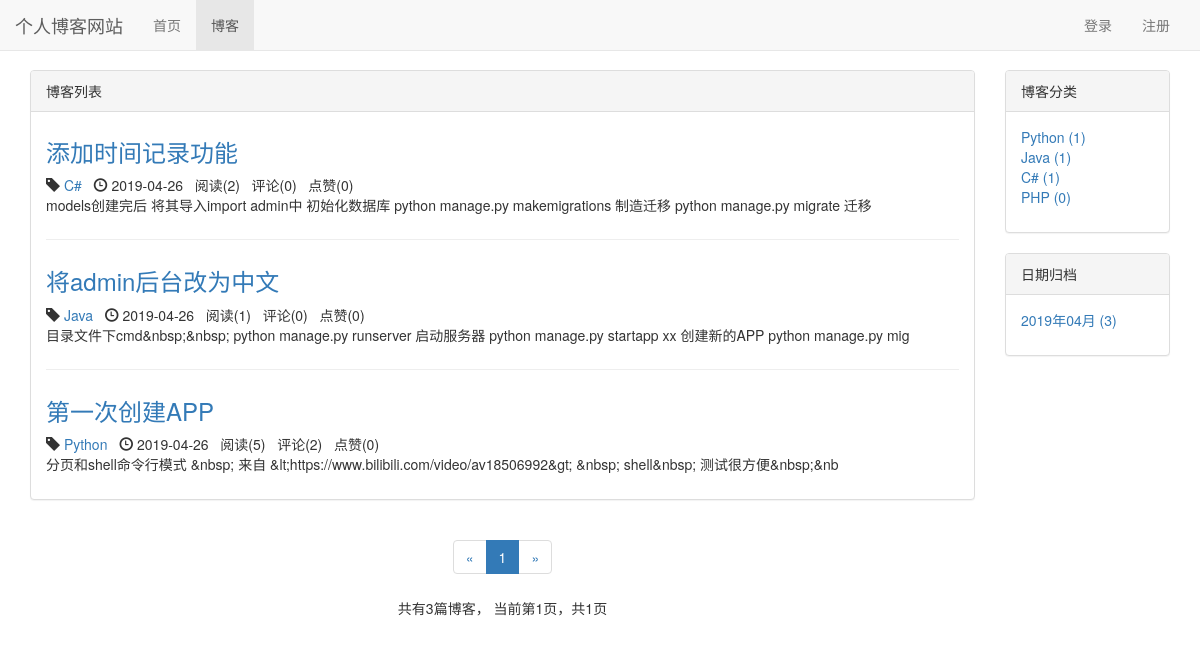
Screenshot of /blog/ with the database file from the repository.
### blog/models.py (models this page shows, shortened)
class Blog(models.Model, ReadNumExpandMethod):
    title = models.CharField(max_length=50)
    blog_type = models.ForeignKey(BlogType, on_delete=models.CASCADE)
    content = RichTextUploadingField()
    author = models.ForeignKey(User, on_delete=models.CASCADE)
    read_details = GenericRelation(ReadDetail)
    created_time = models.DateTimeField(auto_now_add=True)
    last_updated_time = models.DateTimeField(auto_now=True)
    class Meta:
        ordering = ['-created_time']

class BlogType(models.Model):
    type_name = models.CharField(max_length=15)
    def __str__(self):
        return self.type_name

### read_statistics/models.py (models this page shows)
class ReadNum(models.Model):
    read_num = models.IntegerField(default=0)
    content_type = models.ForeignKey(ContentType, on_delete=models.CASCADE)
    object_id = models.PositiveIntegerField()
    content_object = GenericForeignKey('content_type', 'object_id')

### likes/models.py (models this page shows)
class LikeCount(models.Model):
    content_type = models.ForeignKey(ContentType, on_delete=models.CASCADE)
    object_id = models.PositiveIntegerField()
    content_object = GenericForeignKey('content_type', 'object_id')
    liked_num = models.IntegerField(default=0)

### blog/views.py (the view)
# urls.py: path('', views.blog_list, name='blog_list'),
def blog_list(request):
    blogs_all_list = Blog.objects.all()
    context = get_blog_list_common_data(request, blogs_all_list)
    return render(request, 'blog/blog_list.html', context)

### comment/templatetags/comment_tags.py (called while the page is built)
@register.simple_tag
def get_comment_count(obj):
    content_type = ContentType.objects.get_for_model(obj)
    return Comment.objects.filter(content_type=content_type, object_id=obj.pk).count()

### likes/templatetags/likes_tags.py (called while the page is built)
@register.simple_tag
def get_like_count(obj):
    content_type = ContentType.objects.get_for_model(obj)
    like_count, created = LikeCount.objects.get_or_create(content_type=content_type, object_id=obj.pk)
    return like_count.liked_num

### read_statistics/models.py (called while the page is built)
    def get_read_num(self):
        try:
            ct = ContentType.objects.get_for_model(self)
            readnum = ReadNum.objects.get(content_type=ct, object_id=self.pk)
            return readnum.read_num
        except exceptions.ObjectDoesNotExist:
            return 0

### user/context_processors.py (called while the page is built)
def login_modal_form(request):
    return {'login_modal_form': LoginForm()}

### blog/templates/blog/blog_list.html (shortened to what this page needs)
{% extends 'base.html' %}
{% block nav_blog_active %}active{% endblock %}
{% load staticfiles %}
{% load comment_tags %}
{% load likes_tags %}
{% block header_extends %}
    <link rel="stylesheet" href="{% static 'blog/blog.css' %}">
{% endblock %}
{% block content %}
    <div class="container">
        <div class="row">
            <div class="col-xs-12 col-sm-8 col-md-9 col-lg-10">
                <div class="panel panel-default">
                    <div class="panel-heading">{% block blog_list_title %}博客列表{% endblock %}</div>
                    <div class="panel-body">
                        {% for blog in blogs %}
                            <div class="blog">
                                <h3><a href="{% url 'blog_detail' blog.pk %}">{{ blog.title }}</a></h3>
                                <p class="blog-info">
                                    <span class="glyphicon glyphicon-tag"></span> <a href="{% url 'blogs_with_type' blog.blog_type.pk %}">{{ blog.blog_type }}</a>&nbsp;&nbsp;
                                    <span class="glyphicon glyphicon-time"></span> {{ blog.created_time|date:"Y-m-d" }}&nbsp;&nbsp;
                                    阅读({{ blog.get_read_num }})&nbsp;&nbsp;
                                    评论({% get_comment_count blog %})&nbsp;&nbsp;
                                    点赞({% get_like_count blog %})
                                </p>
                                <p>{{ blog.content|striptags|truncatechars:120 }}</p>
                            </div>
                        {% empty %}
                            <div class="blog">
                                <h3>暂无博客，敬请期待</h3>
                            </div>
                        {% endfor %}
                    </div>
                </div>
                <div class="paginator">
                    <ul class="pagination">
                        <li>
                            {% if page_of_blogs.has_previous %}
                                <a href="?page={{ page_of_blogs.previous_page_number }}" aria-label="Previous">
                                    <span aria-hidden="true">&laquo;</span>
                                </a>
                            {% else %}
                                <span aria-hidden="true">&laquo;</span>
                            {% endif %}
                        </li>
                        {% for page_num in page_range %}
                            {% if page_num == page_of_blogs.number %}
                                <li class="active"><span>{{ page_num }}</span></li>
                            {% else %}
                                {% if page_num == '...' %}
                                    <li><span>{{ page_num }}</span></li>
                                {% else %}
                                    <li><a href="?page={{ page_num }}">{{ page_num }}</a></li>
                                {% endif %}
                            {% endif %}
                        {% endfor %}
                        <li>
                            {% if page_of_blogs.has_next %}
                                <a href="?page={{ page_of_blogs.next_page_number }}" aria-label="Next">
                                    <span aria-hidden="true">&raquo;</span>
                                </a>
                            {% else %}
                                <span aria-hidden="true">&raquo;</span>
                            {% endif %}
                        </li>
                    </ul>
                    <p>
                        共有{{ page_of_blogs.paginator.count }}篇博客，
                        当前第{{ page_of_blogs.number }}页，共{{ page_of_blogs.paginator.num_pages }}页
                    </p>
                </div>
            </div>
            <div class="hidden-xs col-sm-4 col-md-3 col-lg-2">
                <div class="panel panel-default">
                    <div class="panel-heading">博客分类</div>
                    <div class="panel-body">
                        <ul class="blog-types">
                            {% for blog_type in blog_types %}
                                <li>
                                    <a href="{% url 'blogs_with_type' blog_type.pk %}">
                                        {{ blog_type.type_name }} ({{ blog_type.blog_count }})
                                    </a>
                                </li>
                            {% empty %}
                                <li>暂无分类</li>
                            {% endfor %}
                        </ul>
                    </div>
                </div>
                <div class="panel panel-default">
                    <div class="panel-heading">日期归档</div>
                    <div class="panel-body">
                        <ul>
                            {% for blog_date, blog_count in blog_dates.items %}
                                <li>
                                    <a href="{% url 'blogs_with_date' blog_date.year blog_date.month %}">
                                        {{ blog_date|date:"Y年m月" }} ({{ blog_count }})
                                    </a>
                                </li>
                            {% endfor %}
                        </ul>
                    </div>
                </div>
            </div>
        </div>
    </div>
{% endblock %}

### static/base.css (style rules this page uses)
* { margin: 0; padding: 0; }
body { margin-top: 70px!important; }
ul { list-style-type: none!important; }

### blog/static/blog/blog.css (style rules this page uses)
ul.blog-types { list-style-type: none; }
div.blog:not(:last-child) { margin-bottom: 2em; padding-bottom: 1em; border-bottom: 1px solid #eee; }
div.blog h3 { margin-top: 0.5em; }
div.blog p.blog-info { margin-bottom: 0; }
div.paginator { text-align: center; }

### rows the page displays
Blog: title "添加时间记录功能", blog_type "C#", created_time "2019-04-26", get_read_num "2", id "0", id.liked_num "0", content "models创建完后 将其导入import admin中 初始化数据库 python manage.py makemigrations 制造迁移 python manage.py migrate 迁移"
Blog: title "将admin后台改为中文", blog_type "Java", created_time "2019-04-26", get_read_num "1", id "0", id.liked_num "0", content "目录文件下cmd&nbsp;&nbsp; python manage.py runserver 启动服务器 python manage.py startapp xx 创建新的APP python manage.py mig"
Blog: title "第一次创建APP", blog_type "Python", created_time "2019-04-26", get_read_num "5", id "2", id.liked_num "0", content "分页和shell命令行模式 &nbsp; 来自 &lt;https://www.bilibili.com/video/av18506992&gt; &nbsp; shell&nbsp; 测试很方便&nbsp;&nb"
BlogType: type_name "Python", blog_count "1"
BlogType: type_name "Java", blog_count "1"
BlogType: type_name "C#", blog_count "1"
BlogType: type_name "PHP", blog_count "0"

### other values shown
{{ page_num }} "1"
{{ page_of_blogs.paginator.count }} "3"
{{ page_of_blogs.number }} "1"
{{ page_of_blogs.paginator.num_pages }} "1"
{{ blog_date|date:"Y年m月" }} "2019年04月"
{{ blog_count }} "3"
